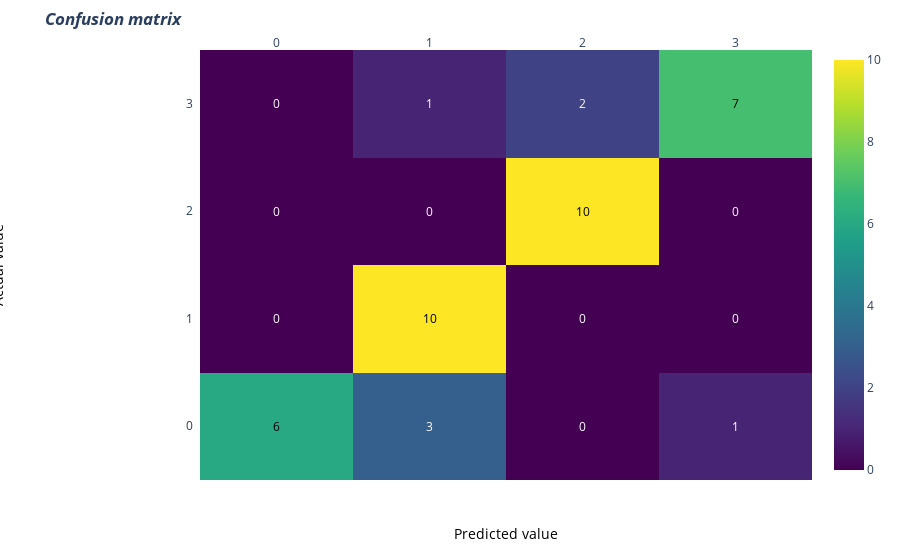

The cell this chart's notebook holds for it:
### Code cell
import plotly.figure_factory as ff
# invert z idx values

z= cm

# invert z idx values
#z = z[::-1]

x= [0,1,2,3]
y1=x
#y =x[::-1].copy() # invert idx values of x
#print(y)
#y=x
# change each element of z to type string for annotations
z_text = [[str(y1) for y1 in x] for x in z]

# set up figure
fig = ff.create_annotated_heatmap(z, x=x, y=y1, annotation_text=z_text, colorscale='Viridis')

# add title
fig.update_layout(title_text='<i><b>Confusion matrix</b></i>',
                  #xaxis = dict(title='x'),
                  #yaxis = dict(title='x')
                 )

# add custom xaxis title
fig.add_annotation(dict(font=dict(color="black",size=14),
                        x=0.5,
                        y=-0.15,
                        showarrow=False,
                        text="Predicted value",
                        xref="paper",
                        yref="paper"))

# add custom yaxis title
fig.add_annotation(dict(font=dict(color="black",size=14),
                        x=-0.35,
                        y=0.5,
                        showarrow=False,
                        text="Actual value",
                        textangle=-90,
                        xref="paper",
                        yref="paper"))

# adjust margins to make room for yaxis title
fig.update_layout(margin=dict(t=50, l=200))

# add colorbar
fig['data'][0]['showscale'] = True
fig.show()

### Figure 1 — Plotly figure (JSON) as saved in the notebook; plotly's stock layout.template omitted (floating-point values rounded to 4 significant figures)
{"data": [{"colorscale": [[0, "#440154"], [0.1111, "#482878"], [0.2222, "#3e4989"], [0.3333, "#31688e"], [0.4444, "#26828e"], [0.5556, "#1f9e89"], [0.6667, "#35b779"], [0.7778, "#6ece58"], [0.8889, "#b5de2b"], [1, "#fde725"]], "reversescale": false, "showscale": true, "type": "heatmap", "x": [0, 1, 2, 3], "y": [0, 1, 2, 3], "z": [[6, 3, 0, 1], [0, 10, 0, 0], [0, 0, 10, 0], [0, 1, 2, 7]]}], "layout": {"annotations": [{"font": {"color": "#000000"}, "showarrow": false, "text": "6", "x": 0, "xref": "x", "y": 0, "yref": "y"}, {"font": {"color": "#FFFFFF"}, "showarrow": false, "text": "3", "x": 1, "xref": "x", "y": 0, "yref": "y"}, {"font": {"color": "#FFFFFF"}, "showarrow": false, "text": "0", "x": 2, "xref": "x", "y": 0, "yref": "y"}, {"font": {"color": "#FFFFFF"}, "showarrow": false, "text": "1", "x": 3, "xref": "x", "y": 0, "yref": "y"}, {"font": {"color": "#FFFFFF"}, "showarrow": false, "text": "0", "x": 0, "xref": "x", "y": 1, "yref": "y"}, {"font": {"color": "#000000"}, "showarrow": false, "text": "10", "x": 1, "xref": "x", "y": 1, "yref": "y"}, {"font": {"color": "#FFFFFF"}, "showarrow": false, "text": "0", "x": 2, "xref": "x", "y": 1, "yref": "y"}, {"font": {"color": "#FFFFFF"}, "showarrow": false, "text": "0", "x": 3, "xref": "x", "y": 1, "yref": "y"}, {"font": {"color": "#FFFFFF"}, "showarrow": false, "text": "0", "x": 0, "xref": "x", "y": 2, "yref": "y"}, {"font": {"color": "#FFFFFF"}, "showarrow": false, "text": "0", "x": 1, "xref": "x", "y": 2, "yref": "y"}, {"font": {"color": "#000000"}, "showarrow": false, "text": "10", "x": 2, "xref": "x", "y": 2, "yref": "y"}, {"font": {"color": "#FFFFFF"}, "showarrow": false, "text": "0", "x": 3, "xref": "x", "y": 2, "yref": "y"}, {"font": {"color": "#FFFFFF"}, "showarrow": false, "text": "0", "x": 0, "xref": "x", "y": 3, "yref": "y"}, {"font": {"color": "#FFFFFF"}, "showarrow": false, "text": "1", "x": 1, "xref": "x", "y": 3, "yref": "y"}, {"font": {"color": "#FFFFFF"}, "showarrow": false, "text": "2", "x": 2, "xref": "x", "y": 3, "yref": "y"}, {"font": {"color": "#000000"}, "showarrow": false, "text": "7", "x": 3, "xref": "x", "y": 3, "yref": "y"}, {"font": {"color": "black", "size": 14}, "showarrow": false, "text": "Predicted value", "x": 0.5, "xref": "paper", "y": -0.15, "yref": "paper"}, {"font": {"color": "black", "size": 14}, "showarrow": false, "text": "Actual value", "textangle": -90, "x": -0.35, "xref": "paper", "y": 0.5, "yref": "paper"}], "autosize": true, "margin": {"l": 200, "t": 50}, "title": {"text": "<i><b>Confusion matrix</b></i>"}, "xaxis": {"autorange": true, "dtick": 1, "gridcolor": "rgb(0, 0, 0)", "range": [-0.5, 3.5], "side": "top", "ticks": "", "type": "linear"}, "yaxis": {"autorange": true, "dtick": 1, "range": [-0.5, 3.5], "ticks": "", "ticksuffix": "  ", "type": "linear"}}}
